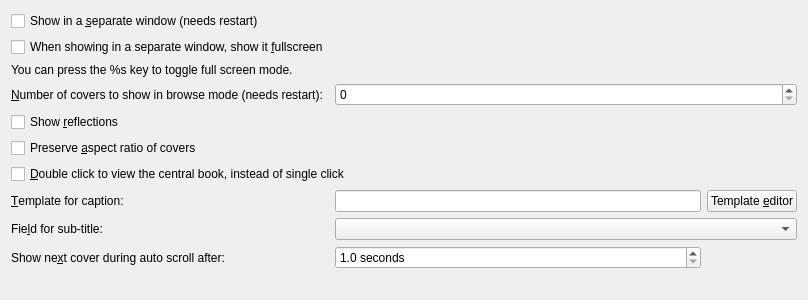
     <widget class="QWidget" name="cover_browser_tab">
      <attribute name="icon">
       <iconset resource="../../../../resources/images.qrc">
        <normaloff>:/images/cover_flow.png</normaloff>:/images/cover_flow.png</iconset>
      </attribute>
      <attribute name="title">
       <string>Cover &amp;browser</string>
      </attribute>
      <layout class="QGridLayout" name="gridLayout_11">
       <item row="1" column="0">
        <widget class="QCheckBox" name="opt_cb_fullscreen">
         <property name="text">
          <string>When showing in a separate window, show it &amp;fullscreen</string>
         </property>
        </widget>
       </item>
       <item row="0" column="0" colspan="3">
        <widget class="QCheckBox" name="opt_separate_cover_flow">
         <property name="text">
          <string>Show in a &amp;separate window (needs restart)</string>
         </property>
        </widget>
       </item>
       <item row="3" column="1" colspan="2">
        <widget class="QSpinBox" name="opt_cover_flow_queue_length"/>
       </item>
       <item row="3" column="0">
        <widget class="QLabel" name="label_6">
         <property name="text">
          <string>&amp;Number of covers to show in browse mode (needs restart):</string>
         </property>
         <property name="buddy">
          <cstring>opt_cover_flow_queue_length</cstring>
         </property>
        </widget>
       </item>
       <item row="7" column="2">
        <widget class="QPushButton" name="cover_browser_title_template_button">
         <property name="text">
          <string>Template &amp;editor</string>
         </property>
        </widget>
       </item>
       <item row="11" column="0" colspan="2">
        <spacer name="verticalSpacer_4">
         <property name="orientation">
          <enum>Qt::Vertical</enum>
         </property>
         <property name="sizeHint" stdset="0">
          <size>
           <width>690</width>
           <height>20</height>
          </size>
         </property>
        </spacer>
       </item>
       <item row="7" column="1">
        <widget class="QLineEdit" name="opt_cover_browser_title_template">
         <property name="toolTip">
          <string>The template used to generate the text below the covers. Uses the same syntax as save templates. Defaults to just the book title. Note that this setting is per-library, which means that you have to set it again for every different calibre library you use. Use an empty template for no text.</string>
         </property>
        </widget>
       </item>
       <item row="4" column="0" colspan="3">
        <widget class="QCheckBox" name="opt_cover_browser_reflections">
         <property name="text">
          <string>Show &amp;reflections</string>
         </property>
        </widget>
       </item>
       <item row="5" column="0" colspan="3">
        <widget class="QCheckBox" name="opt_cb_preserve_aspect_ratio">
         <property name="toolTip">
          <string>Show covers in their original aspect ratio instead of resizing
them to all have the same width and height</string>
         </property>
         <property name="text">
          <string>Preserve &amp;aspect ratio of covers</string>
         </property>
        </widget>
       </item>
       <item row="8" column="1" colspan="2">
        <widget class="QComboBox" name="opt_cover_browser_subtitle_field"/>
       </item>
       <item row="7" column="0">
        <widget class="QLabel" name="label_23">
         <property name="text">
          <string>&amp;Template for caption:</string>
         </property>
         <property name="buddy">
          <cstring>opt_cover_browser_title_template</cstring>
         </property>
        </widget>
       </item>
       <item row="8" column="0">
        <widget class="QLabel" name="label_24">
         <property name="text">
          <string>Fie&amp;ld for sub-title:</string>
         </property>
         <property name="buddy">
          <cstring>opt_cover_browser_subtitle_field</cstring>
         </property>
        </widget>
       </item>
       <item row="2" column="0">
        <widget class="QLabel" name="fs_help_msg">
         <property name="styleSheet">
          <string notr="true">margin-left: 1.5em</string>
         </property>
         <property name="text">
          <string>You can press the %s key to toggle full screen mode.</string>
         </property>
         <property name="wordWrap">
          <bool>true</bool>
         </property>
        </widget>
       </item>
       <item row="9" column="0">
        <widget class="QLabel" name="label_26">
         <property name="text">
          <string>Show ne&amp;xt cover during auto scroll after:</string>
         </property>
         <property name="buddy">
          <cstring>opt_books_autoscroll_time</cstring>
         </property>
        </widget>
       </item>
       <item row="9" column="1">
        <widget class="QDoubleSpinBox" name="opt_books_autoscroll_time">
         <property name="suffix">
          <string> seconds</string>
         </property>
         <property name="decimals">
          <number>1</number>
         </property>
         <property name="minimum">
          <double>1.000000000000000</double>
         </property>
         <property name="maximum">
          <double>100000.000000000000000</double>
         </property>
        </widget>
       </item>
       <item row="6" column="0" colspan="2">
        <widget class="QCheckBox" name="opt_cb_double_click_to_activate">
         <property name="text">
          <string>&amp;Double click to view the central book, instead of single click</string>
         </property>
        </widget>
       </item>
      </layout>
     </widget>
